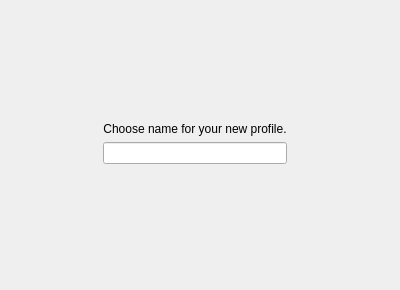
     <widget class="QWidget" name="_1_namePage">
      <widget class="QWidget" name="gridLayoutWidget">
       <property name="geometry">
        <rect>
         <x>-1</x>
         <y>-1</y>
         <width>391</width>
         <height>281</height>
        </rect>
       </property>
       <layout class="QGridLayout" name="gridLayout_2">
        <item row="0" column="2" rowspan="4">
         <spacer name="horizontalSpacer_3">
          <property name="orientation">
           <enum>Qt::Horizontal</enum>
          </property>
          <property name="sizeHint" stdset="0">
           <size>
            <width>40</width>
            <height>20</height>
           </size>
          </property>
         </spacer>
        </item>
        <item row="0" column="0" rowspan="4">
         <spacer name="horizontalSpacer_4">
          <property name="orientation">
           <enum>Qt::Horizontal</enum>
          </property>
          <property name="sizeHint" stdset="0">
           <size>
            <width>40</width>
            <height>20</height>
           </size>
          </property>
         </spacer>
        </item>
        <item row="3" column="1">
         <spacer name="verticalSpacer_5">
          <property name="orientation">
           <enum>Qt::Vertical</enum>
          </property>
          <property name="sizeType">
           <enum>QSizePolicy::Fixed</enum>
          </property>
          <property name="sizeHint" stdset="0">
           <size>
            <width>20</width>
            <height>80</height>
           </size>
          </property>
         </spacer>
        </item>
        <item row="1" column="1">
         <widget class="QLabel" name="_1_namePageInfoLabel">
          <property name="sizePolicy">
           <sizepolicy hsizetype="Maximum" vsizetype="Maximum">
            <horstretch>0</horstretch>
            <verstretch>0</verstretch>
           </sizepolicy>
          </property>
          <property name="maximumSize">
           <size>
            <width>253</width>
            <height>16777215</height>
           </size>
          </property>
          <property name="autoFillBackground">
           <bool>false</bool>
          </property>
          <property name="text">
           <string>Choose name for your new profile.</string>
          </property>
          <property name="alignment">
           <set>Qt::AlignCenter</set>
          </property>
         </widget>
        </item>
        <item row="2" column="1">
         <widget class="QLineEdit" name="_1_nameEdit">
          <property name="sizePolicy">
           <sizepolicy hsizetype="Maximum" vsizetype="Fixed">
            <horstretch>0</horstretch>
            <verstretch>0</verstretch>
           </sizepolicy>
          </property>
          <property name="maximumSize">
           <size>
            <width>253</width>
            <height>16777215</height>
           </size>
          </property>
         </widget>
        </item>
        <item row="0" column="1">
         <spacer name="verticalSpacer_2">
          <property name="orientation">
           <enum>Qt::Vertical</enum>
          </property>
          <property name="sizeType">
           <enum>QSizePolicy::Fixed</enum>
          </property>
          <property name="sizeHint" stdset="0">
           <size>
            <width>20</width>
            <height>80</height>
           </size>
          </property>
         </spacer>
        </item>
       </layout>
      </widget>
     </widget>
